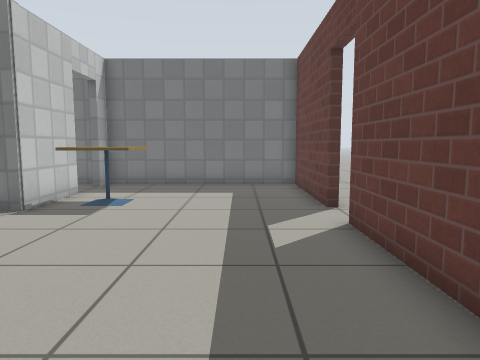
View 1 (above)

12 first-person views from a walk through a Gazebo world. The camera is 0.82 m above the floor, tilts 6° down and sees 70° across. The floor is counted in squares, 0.5 m on a side. Each view is taken from the middle of a square. On the plan, view 1 faces up. The plan holds only what a view shows up to about 16 squares ahead; the rest is blank. The robots in the file are not drawn. Simple patterns stand in for the simulator's built-in surfaces.

View 2
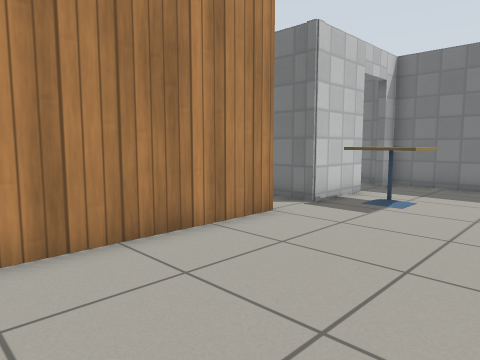

View 3
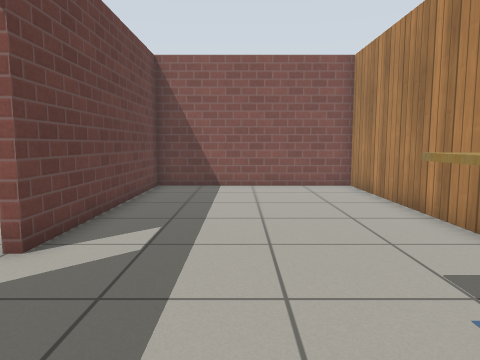

View 4
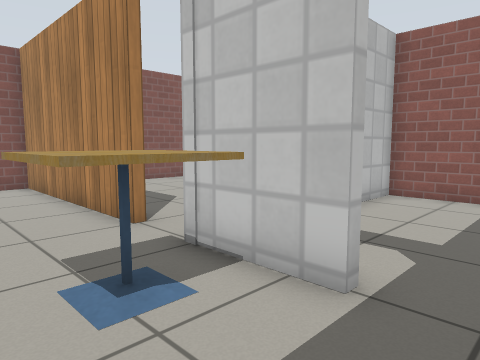

View 5
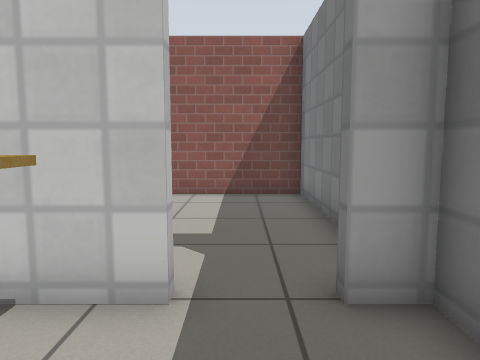

View 6
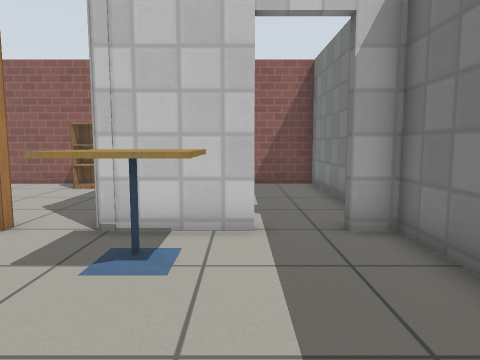

View 7
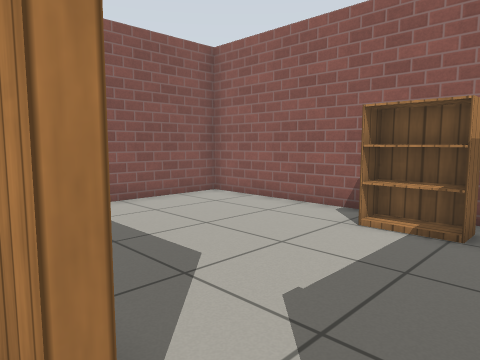

View 8
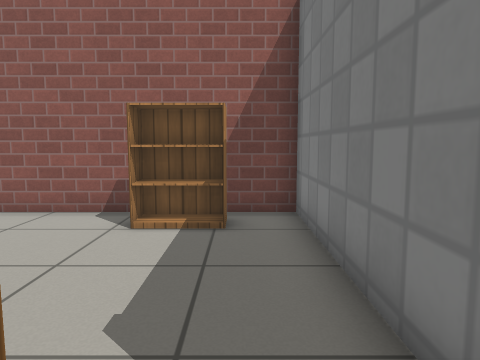

View 9
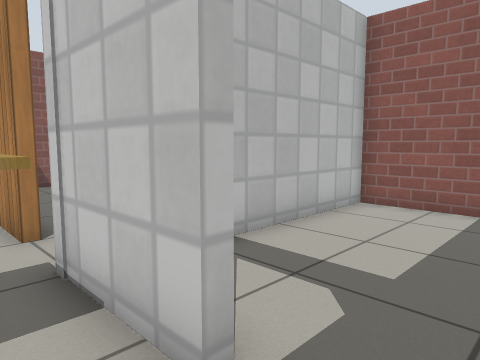

View 10
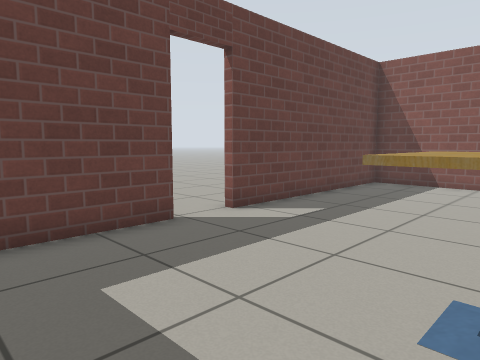

View 11
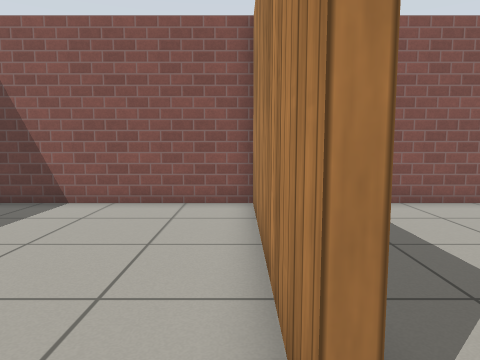

View 12
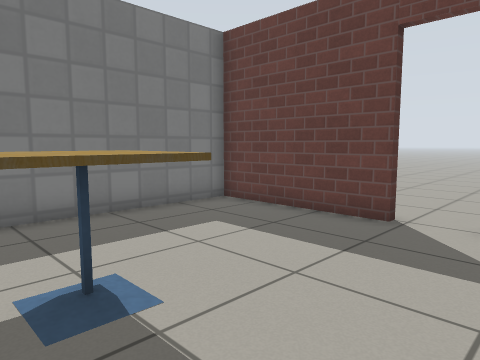

### Floor plan
Points are (right, up) in squares from view 1. A wall is a line through its corners. A room is listed if a view was taken in it or the views show most of it. See-through windows are left out.
Room 1 (views 1, 2, 3, 4, 5, 6, 7, 8, 9, 10, 11, 12)
walls: (-5.7, 6.5) (-5.4, 6.5) (-5.4, -1.4) (2.3, -1.4) (2.3, 7); (2.3, 8.8) (2.3, 14) (-5.4, 14) (-5.4, 13.1); (-5.4, 11.3) (-5.4, 8.4)
ways out: opening at (-6, 7) to room 2; open door at (-5.5, 12.5) to room 3; open door at (2.3, 7.7)
objects: cafe table (-4, 9) to (-3, 10)
Room 2 (no view inside)
walls: (-5.4, 8.4) (-13.1, 8.4) (-13.1, -1.4) (-7.6, -1.4)
ways out: opening at (-6, 7) to room 1
objects: bookshelf (-12, 5) to (-12, 6)
Room 3 (no view inside)
walls: (-8.5, 14) (-13.1, 14) (-13.1, 8.7) (-8.1, 8.7); (-6, 14) (-6.8, 14)
ways out: open door at (-5.5, 12.5) to room 1

Where each view was taken, in squares from view 1:
view 1: 0 up, 0 right, facing up
view 2: 0 up, 0 right, facing up-left
view 3: 12 up, 1 left, facing down
view 4: 13 up, 2 left, facing down-left
view 5: 12 up, 2 left, facing left
view 6: 11 up, 1 right, facing left
view 7: 8 up, 5 left, facing down-left
view 8: 7 up, 5 left, facing left
view 9: 13 up, 4 left, facing down-left
view 10: 13 up, 4 left, facing down-right
view 11: 8 up, 5 left, facing down
view 12: 6 up, 5 left, facing up-right
